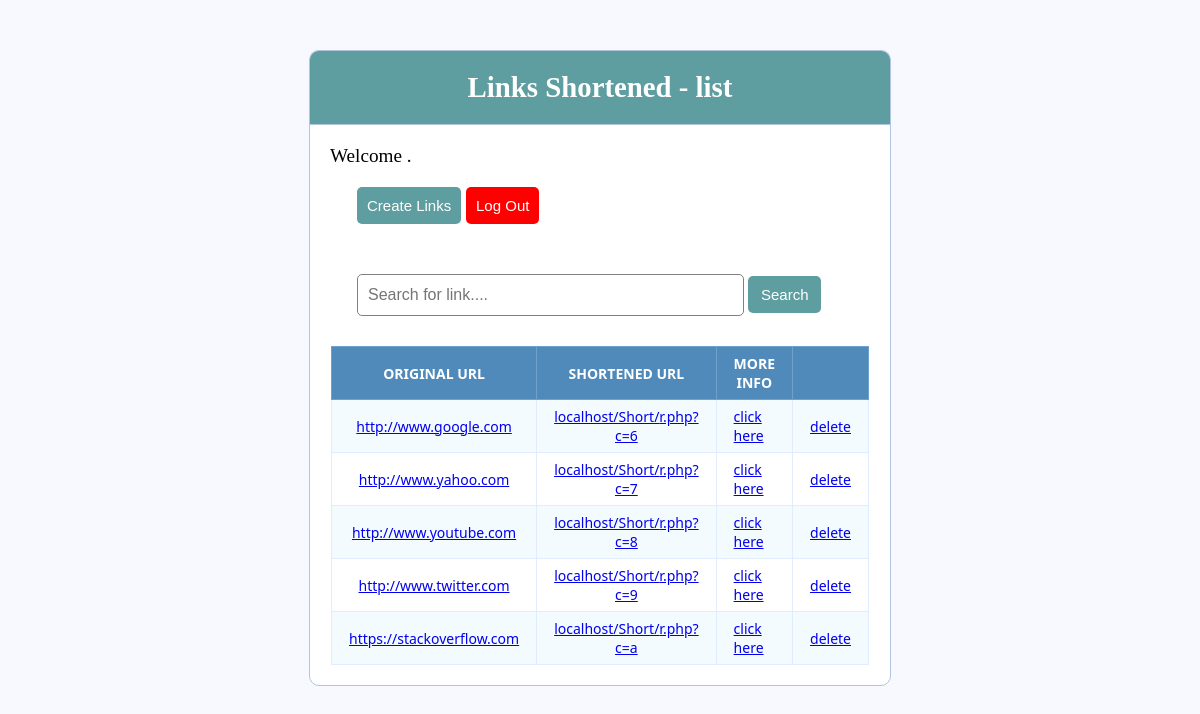
Page /Short/list.php (signed in) on the committed database.
### tables this page shows
CREATE TABLE `short_urls` (
  `link_id` int(10) unsigned NOT NULL AUTO_INCREMENT,
  `long_url` varchar(255) NOT NULL,
  `short_code` varbinary(6) NOT NULL,
  `date_created` int(10) unsigned NOT NULL,
  `user_id` int(11) NOT NULL,
  `company_id` int(11) DEFAULT NULL,
  PRIMARY KEY (`link_id`),
  KEY `short_code` (`short_code`)
);

### Short/listScript.php (called while the page is built, shortened)
<?php
$db_username = "root";
$db_password = "LinkShortner";
$db_name = "LinkShortener";
$db = mysqli_connect('localhost', $db_username, $db_password, $db_name);
$session_id = $_SESSION['session_id'];
$id_query = "SELECT * FROM session_id WHERE session_id='$session_id'";
$id_query = mysqli_query($db, $id_query);
$id_query = mysqli_fetch_assoc($id_query);
$user_id = $id_query['user_id'];
$id_query = "SELECT * FROM users WHERE user_id='$user_id'";
$id_query = mysqli_query($db, $id_query);
$id_query = mysqli_fetch_assoc($id_query);
$company_id = $id_query['company_id'];
if(isset($_GET['search_input']))
{
  $search_input = mysqli_real_escape_string($db, $_GET['search_input']);
  if($company_id)
  {
    $query = "SELECT * FROM short_urls WHERE company_id='$company_id' AND long_url like '%$search_input%'";
  } else {
    $query = "SELECT * FROM short_urls WHERE user_id='$user_id' AND long_url like '%$search_input%'";
  }
  $row_query = mysqli_query($db, $query);
  unset($_GET['search_input']);
} else {
  if($company_id)
  {
    $query = "SELECT * FROM short_urls WHERE company_id='$company_id'";
  } else {
    $query = "SELECT * FROM short_urls WHERE user_id='$user_id'";
  }
  $row_query = mysqli_query($db, $query);
}
?>

### Short/list.php (the view, shortened to what this page needs)
<?php include('listScript.php') ?>
<!DOCTYPE html>
<html>
<?php  if (isset($_SESSION['session_id'])) : ?>
<head>
	<link rel="stylesheet" type="text/css" href="style.css">
</head>
<body>
<div class="header">
	<h2>Links Shortened - list</h2>
</div>
<div class="content">
  <p>Welcome <strong><?php echo $_SESSION['username']; ?></strong>.</p>
  <form action="index.php">
    <button type="submit" class="btn">Create Links</button>
    <button type="submit" class="btn" name="logout" style="background: red;">Log Out</button>
  </form>
  <form action="list.php">
    <div class="input-group">
      <input type="text" name="search_input" style="width:75%;" placeholder="Search for link....">
      <button type="submit" class="btn" style="width:15%; min-width: 70px;">Search</button>
    </div>
  </form>
  <table id="URLTable" class="data-table">
    <thead>
      <tr>
        <th>ORIGINAL URL</th>
        <th>SHORTENED URL</th>
				<th>MORE INFO</th>
        <th></th>
      </tr>
    </thead>
    <tbody>
      <?php
      while($row = mysqli_fetch_array($row_query))
      {
        $link_id = $row['link_id'];
				$code = "r.php?c=".$row['short_code']."";
        echo '<tr>
                <td><a href='.$row['long_url'].' target="_blank">'.$row['long_url'].'</a></td>
                <td><a href='.$code.' target="_blank">localhost/Short/'.$code.'</a></td>
								<td><a href="linkAnalytics.php?link_id='.$link_id.'">click here</a></td>
                <td><a href="list.php?delete='."1".'&link_id='.$link_id.'">delete</a></td>
              </tr>';
      }
      ?>
    </tbody>
  </table>
</div>
</body>
<?php endif ?>
</html>

### Short/style.css (style rules this page uses)
* { margin: 0px; padding: 0px; }
body { font-size: 120%; background: #F8F8FF; }
.header { width: 45%; margin: 50px auto 0px; color: white; background: #5F9EA0; text-align: center; border: 1px solid #B0C4DE; border-bottom: none; border-radius: 10px 10px 0px 0px; padding: 20px; }
form { width: 90%; margin: 0px auto; padding: 20px; background: white; border-radius: 0px 0px 10px 10px; }
.content { width: 45%; margin: 0px auto; padding: 20px; border: 1px solid #B0C4DE; background: white; border-radius: 0px 0px 10px 10px; }
.input-group { margin: 10px 0px 10px 0px; }
.input-group input { height: 30px; width: 93%; padding: 5px 10px; font-size: 16px; border-radius: 5px; border: 1px solid gray; }
.btn { padding: 10px; font-size: 15px; color: white; background: #5F9EA0; border: none; border-radius: 5px; }
table { margin: auto; font-family: "Lucida Sans Unicode", "Lucida Grande", "Segoe Ui"; font-size: 12px; margin: 0px auto; }
table td { transition: all .5s; }
.data-table { border-collapse: collapse; font-size: 14px; width: 95%; }
.data-table th, .data-table td { border:1px solid #e1edff; padding: 7px 17px; }
.data-table thead th { background-color: #508abb; color: #FFFFFF; border-color: #6ea1cc !important; text-transform: uppercase; }
.data-table tbody td { color: #353535; }
.data-table tbody td:first-child, .data-table tbody td:nth-child(2), .data-table tbody td:last-child { text-align: center; }
.data-table tbody tr:nth-child(odd) td { background-color: #f4fbff; }

### rows in the picture
short_urls: long_url "http://www.google.com", short_code "r.php?c=6"
short_urls: long_url "http://www.yahoo.com", short_code "r.php?c=7"
short_urls: long_url "http://www.youtube.com", short_code "r.php?c=8"
short_urls: long_url "http://www.twitter.com", short_code "r.php?c=9"
short_urls: long_url "https://stackoverflow.com", short_code "r.php?c=a"
